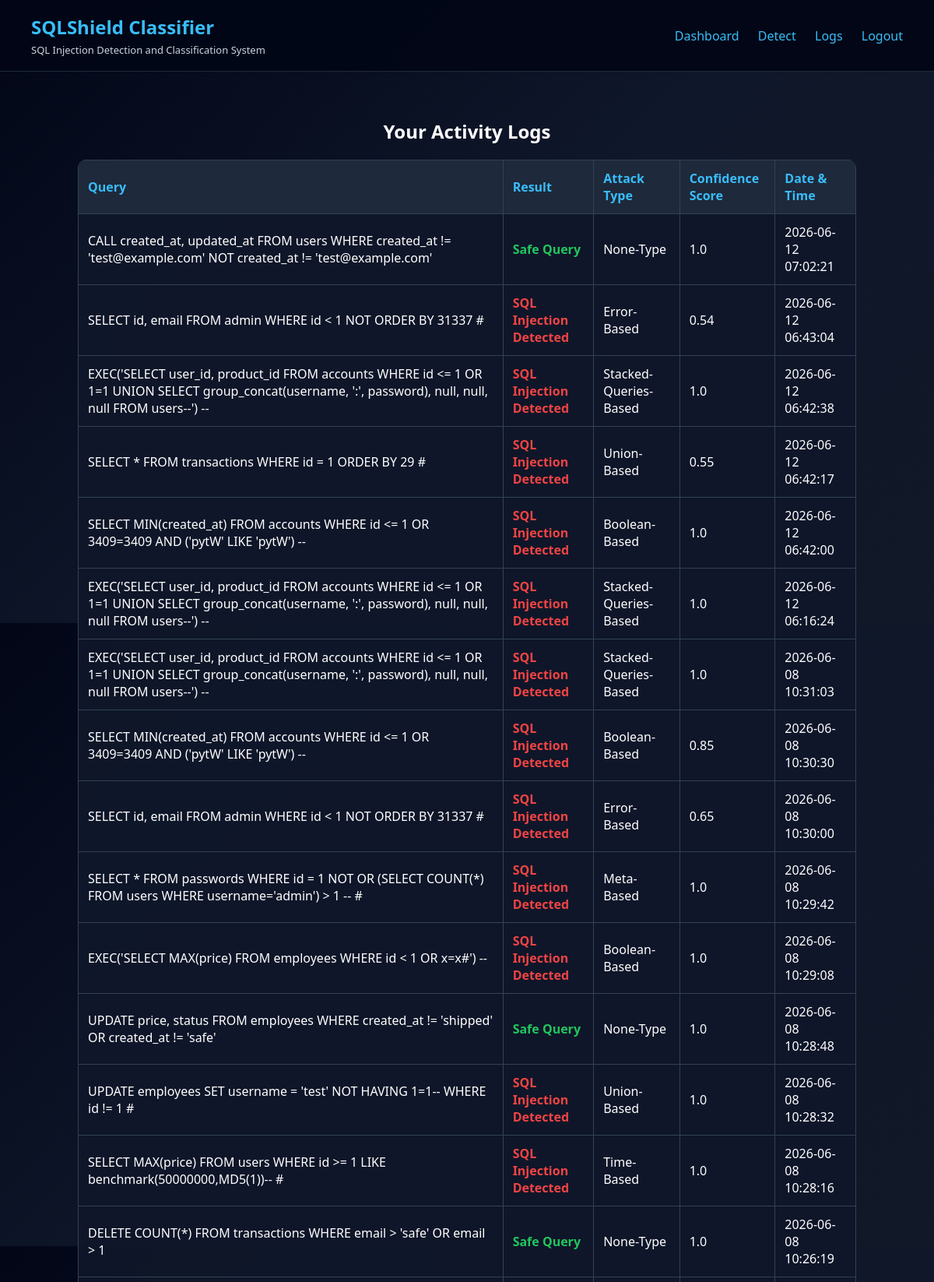
Screenshot of /logs (signed in, upper part) with the database file from the repository.
### tables this page shows
CREATE TABLE logs (
        id INTEGER PRIMARY KEY AUTOINCREMENT,
        username TEXT,
        query TEXT,
        result TEXT,
        attack_type TEXT,
        confidence_score TEXT,
        timestamp TEXT
        
                   
    );

### app.py (the view)
@app.route('/logs')
def logs():
    if 'user' in session:
        conn = sqlite3.connect("database.db")
        cursor = conn.cursor()
        cursor.execute("""
    SELECT query, result, attack_type, confidence_score, timestamp
    FROM logs
    WHERE username=?
    ORDER BY id DESC
""", (session['user'],))
        data = cursor.fetchall()
        conn.close()
        return render_template('logs.html', logs=data)
    return redirect('/')

### templates/logs.html
{% extends "base.html" %}
{% block content %}
<h2>Your Activity Logs</h2>
<div class="table-wrapper">
    <table>
        <tr>
            <th>Query</th>
            <th>Result</th>
            <th>Attack Type</th>
            <th>Confidence Score</th>
            <th>Date & Time</th>
        </tr>
        {% for log in logs %}
        <tr>
            <td>{{ log[0] }}</td>
            <td class="{{ 'safe' if 'Safe' in log[1] else 'danger' }}">
                {{ log[1] }}
            </td>
            <td>{{ log[2] }}</td>
            <td>{{ log[3] }}</td>
            <td>{{ log[4] }}</td>
        </tr>
        {% endfor %}
    </table>
</div>
{% endblock %}

### templates/base.html (shortened to what this page needs)
<!DOCTYPE html>
<html>
<head>
    <link rel="stylesheet" href="{{ url_for('static', filename='style.css') }}">
</head>
<body>
<nav class="navbar">
    <div class="brand">
        <h2>SQLShield Classifier</h2>
        <p>SQL Injection Detection and Classification System</p>
    </div>
    <div class="nav-links">
        <a href="/dashboard">Dashboard</a>
        <a href="/detect">Detect</a>
        <a href="/logs">Logs</a>
        <a href="/logout">Logout</a>
    </div>
</nav>
<div class="container">
    {% block content %}{% endblock %}
</div>
</body>
</html>

### static/style.css (style rules this page uses)
body { margin: 0; font-family: 'Segoe UI', sans-serif; background: linear-gradient(135deg, #020617, #0f172a, #111827); color: white; }
.navbar { background: rgba(2, 6, 23, 0.95); padding: 18px 40px; display: flex; justify-content: space-between; align-items: center; border-bottom: 1px solid #1e293b; flex-wrap: wrap; }
.brand h2 { margin: 0; color: #38bdf8; }
.brand p { margin: 4px 0 0; font-size: 13px; color: #cbd5e1; }
.nav-links a { color: #38bdf8; margin-left: 20px; text-decoration: none; font-weight: 500; transition: 0.3s; }
.container { padding: 40px 20px; text-align: center; min-height: 70vh; }
.table-wrapper { overflow-x: auto; margin-top: 20px; }
table { width: 100%; max-width: 1000px; margin: auto; border-collapse: collapse; background: rgba(15, 23, 42, 0.95); border-radius: 10px; overflow: hidden; }
th, td { padding: 12px; border: 1px solid #334155; text-align: left; }
th { background: #1e293b; color: #38bdf8; }
.safe { color: #22c55e; font-weight: bold; }
.danger { color: #ef4444; font-weight: bold; }

### rows the page displays
logs: query "CALL created_at, updated_at FROM users WHERE created_at != 'test@example.com' NOT created_at != 'test@example.com'", result "Safe Query", attack_type "None-Type", confidence_score "1.0", timestamp "2026-06-12 07:02:21"
logs: query "SELECT id, email FROM admin WHERE id < 1 NOT ORDER BY 31337 #", result "SQL Injection Detected", attack_type "Error-Based", confidence_score "0.54", timestamp "2026-06-12 06:43:04"
logs: query "EXEC('SELECT user_id, product_id FROM accounts WHERE id <= 1 OR 1=1 UNION SELECT group_concat(username, ':', password), null, null, null FROM users--') --", result "SQL Injection Detected", attack_type "Stacked-Queries-Based", confidence_score "1.0", timestamp "2026-06-12 06:42:38"
logs: query "SELECT * FROM transactions WHERE id = 1 ORDER BY 29 #", result "SQL Injection Detected", attack_type "Union-Based", confidence_score "0.55", timestamp "2026-06-12 06:42:17"
logs: query "SELECT MIN(created_at) FROM accounts WHERE id <= 1 OR 3409=3409 AND ('pytW' LIKE 'pytW') --", result "SQL Injection Detected", attack_type "Boolean-Based", confidence_score "1.0", timestamp "2026-06-12 06:42:00"
logs: query "EXEC('SELECT user_id, product_id FROM accounts WHERE id <= 1 OR 1=1 UNION SELECT group_concat(username, ':', password), null, null, null FROM users--') --", result "SQL Injection Detected", attack_type "Stacked-Queries-Based", confidence_score "1.0", timestamp "2026-06-12 06:16:24"
logs: query "EXEC('SELECT user_id, product_id FROM accounts WHERE id <= 1 OR 1=1 UNION SELECT group_concat(username, ':', password), null, null, null FROM users--') --", result "SQL Injection Detected", attack_type "Stacked-Queries-Based", confidence_score "1.0", timestamp "2026-06-08 10:31:03"
logs: query "SELECT MIN(created_at) FROM accounts WHERE id <= 1 OR 3409=3409 AND ('pytW' LIKE 'pytW') --", result "SQL Injection Detected", attack_type "Boolean-Based", confidence_score "0.85", timestamp "2026-06-08 10:30:30"
logs: query "SELECT id, email FROM admin WHERE id < 1 NOT ORDER BY 31337 #", result "SQL Injection Detected", attack_type "Error-Based", confidence_score "0.65", timestamp "2026-06-08 10:30:00"
logs: query "SELECT * FROM passwords WHERE id = 1 NOT OR (SELECT COUNT(*) FROM users WHERE username='admin') > 1 -- #", result "SQL Injection Detected", attack_type "Meta-Based", confidence_score "1.0", timestamp "2026-06-08 10:29:42"
logs: query "EXEC('SELECT MAX(price) FROM employees WHERE id < 1 OR x=x#') --", result "SQL Injection Detected", attack_type "Boolean-Based", confidence_score "1.0", timestamp "2026-06-08 10:29:08"
logs: query "UPDATE price, status FROM employees WHERE created_at != 'shipped' OR created_at != 'safe'", result "Safe Query", attack_type "None-Type", confidence_score "1.0", timestamp "2026-06-08 10:28:48"
logs: query "UPDATE employees SET username = 'test' NOT HAVING 1=1-- WHERE id != 1 #", result "SQL Injection Detected", attack_type "Union-Based", confidence_score "1.0", timestamp "2026-06-08 10:28:32"
logs: query "SELECT MAX(price) FROM users WHERE id >= 1 LIKE benchmark(50000000,MD5(1))-- #", result "SQL Injection Detected", attack_type "Time-Based", confidence_score "1.0", timestamp "2026-06-08 10:28:16"
logs: query "DELETE COUNT(*) FROM transactions WHERE email > 'safe' OR email > 1", result "Safe Query", attack_type "None-Type", confidence_score "1.0", timestamp "2026-06-08 10:26:19"
